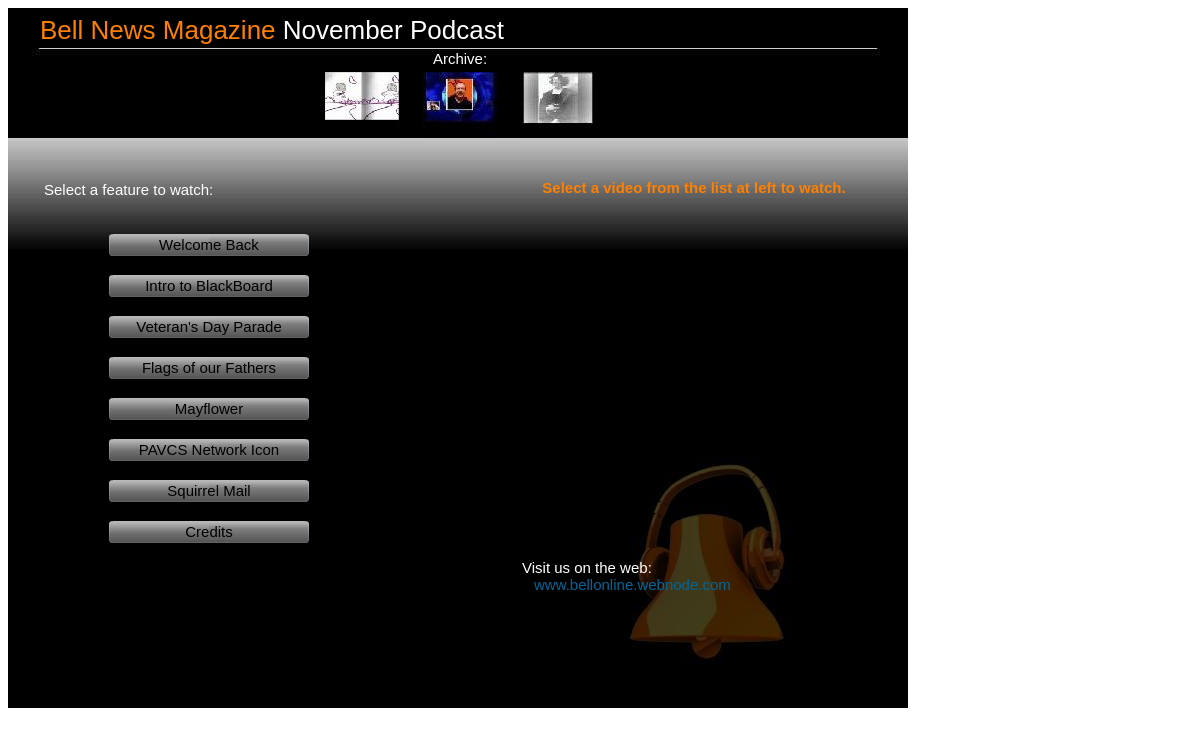
/index.php?id=69, run on the app's committed database.
### tables this page shows
CREATE TABLE IF NOT EXISTS `siteprofiles` (
  `id` int(11) NOT NULL,
  `organizationName` text NOT NULL,
  `website` text NOT NULL,
  `email` text NOT NULL
);

CREATE TABLE IF NOT EXISTS `podcastdata` (
  `id` int(11) NOT NULL auto_increment,
  `position` int(11) NOT NULL,
  `name` longtext NOT NULL,
  `playerStyle` longtext NOT NULL,
  `autoPlay` longtext NOT NULL,
  `background` longtext NOT NULL,
  `splashImage` longtext NOT NULL,
  `published` int(1) NOT NULL,
  PRIMARY KEY  (`id`)
);

CREATE TABLE IF NOT EXISTS `archivedata_NovemberPodcast` (
  `id` int(20) NOT NULL auto_increment,
  `position` int(11) NOT NULL,
  `inactive` longtext NOT NULL,
  `active` longtext NOT NULL,
  `url` longtext NOT NULL,
  PRIMARY KEY  (`id`)
);

CREATE TABLE IF NOT EXISTS `featuredata_NovemberPodcast` (
  `id` int(11) NOT NULL auto_increment,
  `position` int(11) NOT NULL,
  `name` longtext NOT NULL,
  `url` longtext NOT NULL,
  PRIMARY KEY  (`id`)
);

### index.php (the view, shortened to what this page needs)
<?php require_once("system/database/connection.php"); ?>
<?php
	if (isset ($_GET['id'])) {
		$id = $_GET['id'];
		$nameGrabber = mysql_query("SELECT * FROM podcastdata WHERE id = '{$id}'", $connDBA);
		if ($name = mysql_fetch_array($nameGrabber)) {
			$tableName = str_replace(" ", "", $name['name']);
			$directoryName = str_replace(" ", "_", $name['name']);
			$server = "http://" . $_SERVER['HTTP_HOST'] . "/";
		} else {
			header ("Location: index.php");
			exit;
		}
	}
?>
<?php
	$archiveGrabber = mysql_query("SELECT * FROM archivedata_{$tableName} ORDER BY position ASC", $connDBA);
?>
<?php
	$featureGrabber = mysql_query("SELECT * FROM featuredata_{$tableName} ORDER BY position ASC", $connDBA);
?>
<?php
	$backgroundGrabber = mysql_query("SELECT * FROM podcastdata WHERE id = '{$id}'", $connDBA);
	$background = mysql_fetch_array($backgroundGrabber);
?>
<!DOCTYPE html PUBLIC "-//W3C//DTD XHTML 1.0 Transitional//EN" "http://www.w3.org/TR/xhtml1/DTD/xhtml1-transitional.dtd">
<html xmlns="http://www.w3.org/1999/xhtml">
<head>
<link href="styles/style.css" rel="stylesheet" type="text/css" />
</head>
<body onload="MM_CheckFlashVersion('8,0,0,0','Content on this page requires a newer version of Adobe Flash Player. Do you want to download it now?');">
<div class="content">
<div id="title"><span class="orange"><?php echo $organizationData['organizationName']; ?></span> <span class="white"><?php echo $name['name']; ?></span></div>
<div id="archive">
  <div class="centerDiv">Archive:</div>
  <div class="centerDiv">
  <?php
  		while ($archive = mysql_fetch_array($archiveGrabber)) {
			if ($archive['inactive'] !== "") {
				echo "<div class=\"archiveImages\"><a href=\"" . $archive['url'] . "\" target=\"_blank\" onMouseOver=\"document.image" . $archive['id'] . ".src='" . $directoryName . "/" . $archive['active'] . "'\" onMouseOut=\"document.image" . $archive['id'] . ".src='" . $directoryName . "/" . $archive['inactive'] . "'\"><img src=\"" . $directoryName . "/" . $archive['inactive'] . "\" name=\"image" . $archive['id'] . "\" width=\"74\" border=\"0\" height=\"65\"></a></div>";
			}
		}
  ?>
  </div></div>
<div id="background"<?php if ($background['background'] !== "") {echo " style=\"background-image: url(" . $directoryName . "/" . $background['background'] . ")\"";} ?>></div>
<div id="list">
  <p>Select a feature to watch:
  <ul>
    <?php
		while ($features = mysql_fetch_array($featureGrabber)) {
			if ($features['name'] !== "") {
				echo "<li";
				if (isset ($_GET['feature']) && $_GET['feature'] == $features['position']) {
					echo " class=\"active\"";
				} else {
					echo " class=\"normal\"";
				}
				echo "><a href=\"index.php?id=" . $id . "&feature=" . $features['position'] . "\" onmouseover=\"Tip('Click to watch the <strong>" . $features['name'] . "</strong> feature')\" onmouseout=\"UnTip()\">" . stripslashes($features['name']) . "</a></li>";
			}
		}
	?>
  </ul>
  </p>
  </div>
<div id="video">
<?php
	if (isset ($_GET['feature'])) {
		echo"<embed type=\"application/x-shockwave-flash\" src=\"" . $server . "system/player/player.swf\" style=\"\" id=\"player\" name=\"player\" quality=\"high\" allowfullscreen=\"true\" allowscriptaccess=\"always\" wmode=\"opaque\" flashvars=\"file=" . $server . $video . "&amp;skin=" . $server . "system/player/" . $skin . "&amp;autostart=" . $autoPlay . "\" width=\"320\" height=\"240\"></embed>";
	} else {
		echo "<div class=\"directions\"><strong>Select a video from the list at left to watch.</strong></div>";
	}
?>
</div>
</div>
<div id="contactInfo">
<p>Visit us on the web:<br />
  <a href="<?php echo $organizationData['website']; ?>" onmouseover="Tip('Click to visit the <?php echo $organizationData['organizationName']; ?>\'s website')" onmouseout="UnTip()" target="_blank"><span style="color:#006699"><?php $website = str_replace("http://","", $organizationData['website']); echo $website; ?></span></a></p>
</div>
</body>
</html>

### styles/style.css (style rules this page uses)
body { font-family: Arial, Helvetica, sans-serif; text-decoration:none; margin:5; padding:5; overflow:auto; font-size: 26px; color:#FFFFFF; }
p { font-family: Arial, Helvetica, sans-serif; font-size: 15px; color:#FFFFFF; }
a:link { font-family: Arial, Helvetica, sans-serif; padding: 12px; color:#000000; text-decoration:none; }
li.normal { font-family: Arial, Helvetica, sans-serif; font-size: 15px; padding: 12px; cursor:pointer; color:#000000; background-image:url(../images/Button_Normal.png); background-repeat: no-repeat; background-position:center; text-align:center; list-style-type:none; }
.content { color: #000000; height: 700px; width: 900px; background-color: #000000; background-image: url(../images/Background.jpg); background-repeat: no-repeat; background-position: center top; z-index:1; }
#title { position:absolute; left:40px; top:15px; width:827px; height:40px; z-index:3; }
#archive { position:absolute; left:10px; top:50px; width:900px; height:15px; z-index:3; font-size: 15px; color:#FFFFFF; }
#list { position:absolute; left:44px; top:166px; width:290px; height:81px; z-index:3; }
#video { position:absolute; left:534px; top:179px; width:320px; height:240px; z-index:3; }
#contactInfo { position:absolute; left:522px; top:544px; width:212px; height:124px; z-index:3; }
#background { position:absolute; left:50px; top:175px; width:800px; height:500px; vertical-align:50%; text-align:center; z-index:3; background-repeat:no-repeat; background-position:center center; }
.centerDiv { text-align:center; padding-bottom:5px; }
.orange { font-size: 26px; color: #FF8000; }
.white { font-size: 26px; color: #FFFFFF; }
.archiveImages { display:inline; }
.directions { text-align:center; font-size: 15px; color: #FF8000; top: 150px; }

### data on the page
siteprofiles: organizationName "Bell News Magazine", website "www.bellonline.webnode.com"
podcastdata: name "November Podcast"
archivedata_novemberpodcast: inactive (picture)
archivedata_novemberpodcast: inactive (picture)
archivedata_novemberpodcast: inactive (picture)
featuredata_novemberpodcast: name "Welcome Back"
featuredata_novemberpodcast: name "Intro to BlackBoard"
featuredata_novemberpodcast: name "Veteran's Day Parade"
featuredata_novemberpodcast: name "Flags of our Fathers"
featuredata_novemberpodcast: name "Mayflower"
featuredata_novemberpodcast: name "PAVCS Network Icon"
featuredata_novemberpodcast: name "Squirrel Mail"
featuredata_novemberpodcast: name "Credits"
